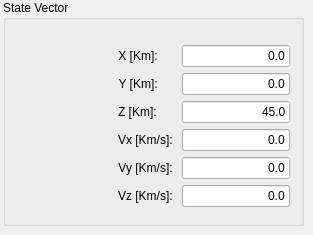
      <widget class="QWidget" name="stateVectorPage">
       <widget class="QGroupBox" name="groupBox_2">
        <property name="geometry">
         <rect>
          <x>3</x>
          <y>0</y>
          <width>301</width>
          <height>226</height>
         </rect>
        </property>
        <property name="title">
         <string>State Vector</string>
        </property>
        <property name="flat">
         <bool>true</bool>
        </property>
        <widget class="QWidget" name="formLayoutWidget">
         <property name="geometry">
          <rect>
           <x>95</x>
           <y>30</y>
           <width>206</width>
           <height>191</height>
          </rect>
         </property>
         <layout class="QFormLayout" name="formLayout">
          <property name="fieldGrowthPolicy">
           <enum>QFormLayout::FieldsStayAtSizeHint</enum>
          </property>
          <property name="formAlignment">
           <set>Qt::AlignCenter</set>
          </property>
          <item row="0" column="0">
           <widget class="QLabel" name="a">
            <property name="text">
             <string>X [Km]: </string>
            </property>
            <property name="alignment">
             <set>Qt::AlignRight|Qt::AlignTrailing|Qt::AlignVCenter</set>
            </property>
           </widget>
          </item>
          <item row="0" column="1">
           <widget class="QLineEdit" name="positionXEdit">
            <property name="text">
             <string>0.0</string>
            </property>
            <property name="alignment">
             <set>Qt::AlignRight|Qt::AlignTrailing|Qt::AlignVCenter</set>
            </property>
           </widget>
          </item>
          <item row="1" column="0">
           <widget class="QLabel" name="e">
            <property name="text">
             <string>Y [Km]: </string>
            </property>
            <property name="alignment">
             <set>Qt::AlignRight|Qt::AlignTrailing|Qt::AlignVCenter</set>
            </property>
           </widget>
          </item>
          <item row="1" column="1">
           <widget class="QLineEdit" name="positionYEdit">
            <property name="text">
             <string>0.0</string>
            </property>
            <property name="alignment">
             <set>Qt::AlignRight|Qt::AlignTrailing|Qt::AlignVCenter</set>
            </property>
           </widget>
          </item>
          <item row="2" column="0">
           <widget class="QLabel" name="i">
            <property name="text">
             <string>Z [Km]: </string>
            </property>
            <property name="alignment">
             <set>Qt::AlignRight|Qt::AlignTrailing|Qt::AlignVCenter</set>
            </property>
           </widget>
          </item>
          <item row="2" column="1">
           <widget class="QLineEdit" name="positionZEdit">
            <property name="text">
             <string>45.0</string>
            </property>
            <property name="alignment">
             <set>Qt::AlignRight|Qt::AlignTrailing|Qt::AlignVCenter</set>
            </property>
           </widget>
          </item>
          <item row="3" column="0">
           <widget class="QLabel" name="raan">
            <property name="text">
             <string>Vx [Km/s]: </string>
            </property>
            <property name="alignment">
             <set>Qt::AlignRight|Qt::AlignTrailing|Qt::AlignVCenter</set>
            </property>
           </widget>
          </item>
          <item row="3" column="1">
           <widget class="QLineEdit" name="velocityXEdit">
            <property name="text">
             <string>0.0</string>
            </property>
            <property name="alignment">
             <set>Qt::AlignRight|Qt::AlignTrailing|Qt::AlignVCenter</set>
            </property>
           </widget>
          </item>
          <item row="4" column="0">
           <widget class="QLabel" name="omega">
            <property name="text">
             <string>Vy [Km/s]: </string>
            </property>
            <property name="alignment">
             <set>Qt::AlignRight|Qt::AlignTrailing|Qt::AlignVCenter</set>
            </property>
           </widget>
          </item>
          <item row="4" column="1">
           <widget class="QLineEdit" name="velocityYEdit">
            <property name="text">
             <string>0.0</string>
            </property>
            <property name="alignment">
             <set>Qt::AlignRight|Qt::AlignTrailing|Qt::AlignVCenter</set>
            </property>
           </widget>
          </item>
          <item row="5" column="0">
           <widget class="QLabel" name="nu">
            <property name="text">
             <string>Vz [Km/s]: </string>
            </property>
            <property name="alignment">
             <set>Qt::AlignRight|Qt::AlignTrailing|Qt::AlignVCenter</set>
            </property>
           </widget>
          </item>
          <item row="5" column="1">
           <widget class="QLineEdit" name="velocityZEdit">
            <property name="text">
             <string>0.0</string>
            </property>
            <property name="alignment">
             <set>Qt::AlignRight|Qt::AlignTrailing|Qt::AlignVCenter</set>
            </property>
           </widget>
          </item>
         </layout>
        </widget>
       </widget>
      </widget>
